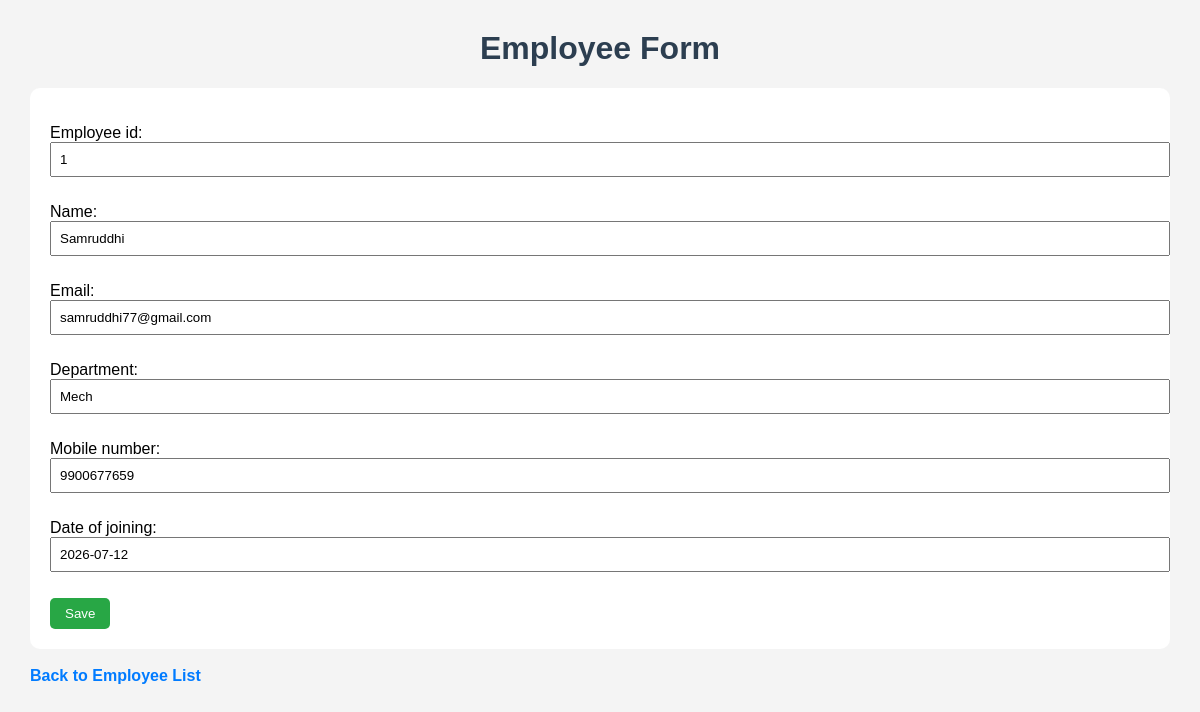
Page /update/7/ on the committed database.
### employee/models.py (models this page shows, shortened)
class Employee(models.Model):
    employee_id = models.CharField(max_length=20, unique=True)
    name = models.CharField(max_length=100)
    email = models.EmailField(unique=True)
    department = models.CharField(max_length=100)
    mobile_number = models.CharField(max_length=10)
    date_of_joining = models.DateField()

### employee/views.py (the view)
# urls.py: path('update/<int:pk>/', views.employee_update, name='employee_update'),
def employee_update(request, pk):
    employee = get_object_or_404(Employee, pk=pk)
    if request.method == 'POST':
        form = EmployeeForm(request.POST, instance=employee)
        if form.is_valid():
            form.save()
            return redirect('employee_list')
    else:
        form = EmployeeForm(instance=employee)
    return render(request, 'employee/employee_form.html', {'form': form})

### employee/forms.py (shortened to what this page needs)
class EmployeeForm(forms.ModelForm):
    class Meta:
        model = Employee
        fields = "__all__"

### employee/templates/employee/employee_form.html (shortened to what this page needs)
<!DOCTYPE html>
<html>
    {% load static %}
<head>
    <link rel="stylesheet" href="{% static 'employee/style.css' %}">
</head>
<body>
<h1>Employee Form</h1>
<form method="POST">
    {{ form.as_p }}
    <button type="submit">Save</button>
</form>
<br>
<a href="{% url 'employee_list' %}">Back to Employee List</a>
</body>
</html>

### employee/static/employee/style.css (style rules this page uses)
body { font-family: Arial, sans-serif; background-color:#f4f4f4; margin:30px; }
h1 { color:#2c3e50; text-align:center; }
a { text-decoration:none; color:#007bff; font-weight:bold; }
button { background:#28a745; color:white; border:none; padding:8px 15px; cursor:pointer; border-radius:5px; }
input,select,textarea { width:100%; padding:8px; margin-bottom:10px; }
form { background:white; padding:20px; border-radius:10px; }

### rows in the picture
Employee: employee_id "1", name "Samruddhi", email "samruddhi77@gmail.com", department "Mech", mobile_number "9900677659", date_of_joining "2026-07-12"
